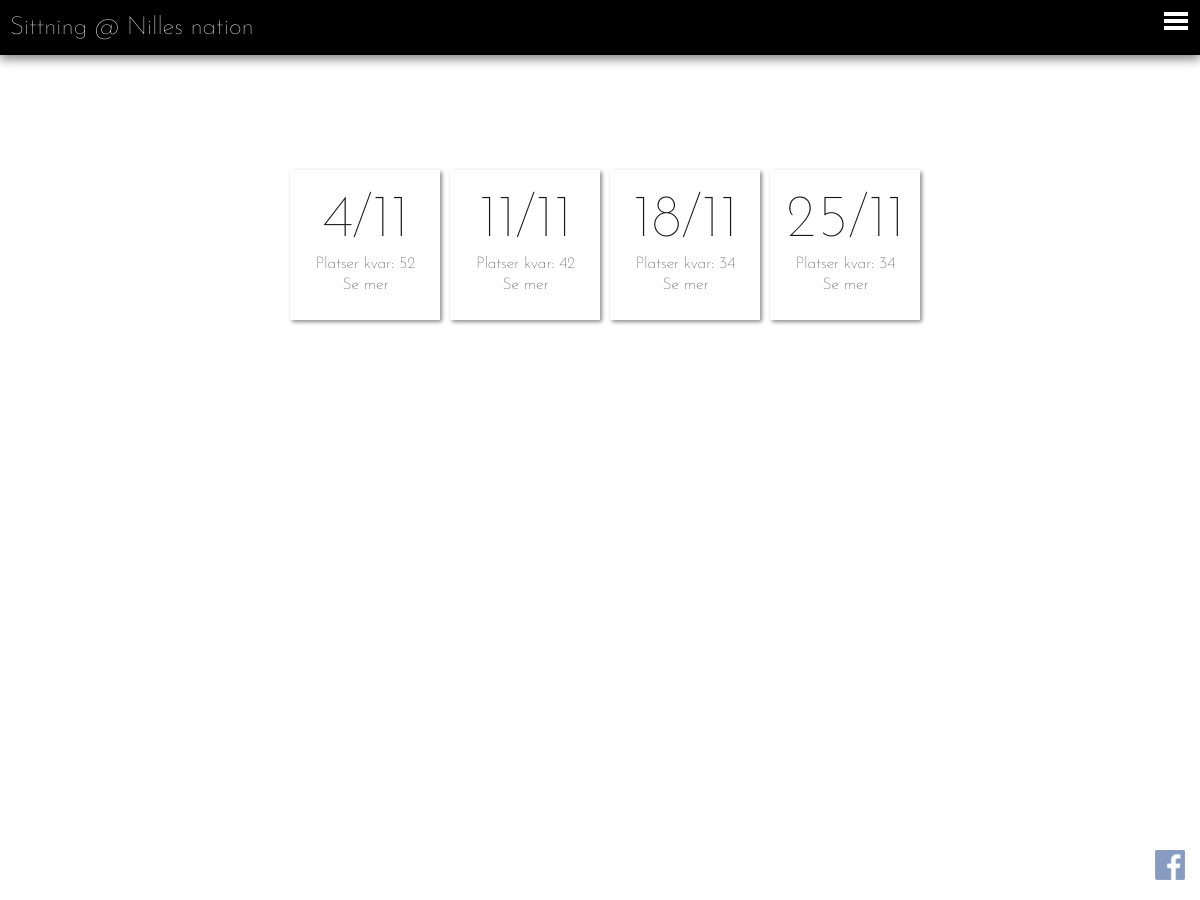
The page / on the database its author committed.
### tables this page shows
create table sitting (
	sittId 				integer auto_increment,
	sittDate			date not null,
	sittAppetiser		varchar(50),
	sittMain			varchar(50),
	sittDesert			varchar(50),
	sittPrelDeadline	date,
	sittPayDeadline		date,
	active				tinyint(1) DEFAULT 1,
	resName				varchar(30),
	spotsLeft			tinyint(1) DEFAULT 0,
	primary key(sittId),
	foreign key(resName) references restaurant(resName)
);

create table restaurant (
	resName			varchar(30),
	resNickname		varchar(30),
	resEmail		varchar(30),
	resHours		tinytext,
	resDeposit		integer,
	resPrice		integer,
	resSize			integer,
	resSummary		tinytext,
	primary key(resName)
);

### db/dbHandler.php (called while the page is built, shortened)
<?php
	require_once 'database.php';
	require_once 'dataConverter.php';
	class DatabaseHandler extends DataConverter {
		private $db;
		public function __construct() {
			$this->db = new Database(DB_SERVER, DB_USERNAME, DB_PASSWORD, DB_DATABASE);
		}
		public function connect(){
			$this->db->openConnection();
		}
		public function disconnect(){
			$this->db->closeConnection();
		}
		public function getRestaurant($name){
			$sql = "SELECT * FROM restaurant WHERE resName=?";
			$result = $this->db->executeQuery($sql, array($name));
			return $this->arrToRes($result[0]);
		}
		public function getSittings() {
			$sql = "SELECT * FROM sitting WHERE active = 1 AND sittDate >= CURRENT_DATE() ORDER BY sittDate";
			$result = $this->db->executeQuery($sql, array());
			return $this->arrarrSitting($result);
		}
	}
?>

### db/database.php (called while the page is built, shortened)
<?php
class Database {
  private $host;
  private $userName;
  private $password;
  private $database;
  private $conn;
  public function __construct($host, $userName, $password, $database) {
    $this->host = $host;
    $this->userName = $userName;
    $this->password = $password;
    $this->database = $database;
  }
  public function openConnection() {
    try {
      $this->conn = new PDO("mysql:host=$this->host;dbname=$this->database",
        $this->userName,  $this->password,
        array(PDO::MYSQL_ATTR_INIT_COMMAND => "SET NAMES utf8"));
      $this->conn->setAttribute(PDO::ATTR_ERRMODE, PDO::ERRMODE_EXCEPTION);
    } catch (PDOException $e) {
      $error = "Connection error: " . $e->getMessage();
      print $error . "<p>";
      unset($this->conn);
      return false;
    }
    return true;
  }
  public function closeConnection() {
    $this->conn = null;
  }
  public function isConnected() {
    return isset($this->conn);
  }
  public function executeQuery($query, $param = null) {
    try {
      $stmt = $this->conn->prepare($query);
      $stmt->execute($param);
      $result = $stmt->fetchAll();
    } catch (PDOException $e) {
      $error = "*** Internal error: " . $e->getMessage() . "<p>" . $query;
      die($error);
    }
    return $result;
  }
}
?>

### db/dataConverter.php (called while the page is built, shortened)
<?php
class DataConverter{
	 function arrToRes($arr){
		return (object) [
			'name' => $arr[0],
			'email' => $arr[1],
			'openhours' => $arr[2],
			'deposit' => $arr[3],
			'price' => $arr[4],
			'size' => $arr[5],
			'summary' => $arr[6]
		];
	}
	 function arrToSitting($arr){
		$s = (object)[
			'id' => $arr[0],
			'date' => $arr[1],
			'appetiser' => $arr[2],
			'main' => $arr[3],
			'desert' => $arr[4],
			'prelDay' => $arr[5],
			'payDay' => $arr[6],
			'spotsLeft' => $arr[9]
		];
		return $s;
	}
	function arrarrSitting($arr){
		$sittings = array();
		foreach ($arr as $key => $s) {
			$sitt = $this->arrToSitting($s);
			$sittings[] = $sitt;
		}
		return $sittings;
	}
}
?>

### init.php (called while the page is built, shortened)
<?php
	require_once 'db/dbHandler.php';
	$loggedIn = false;
	$resName = 'Nilles nation';
	$dbHandler = new DatabaseHandler();
	$restaurant = $dbHandler->getRestaurant($resName);
?>

### index.php (the view, shortened to what this page needs)
<?php
	require_once 'header.php';
 	$dbHandler = new DatabaseHandler();
	$sittings = $dbHandler->getSittings();
	function spotsLeftTextify($spotsLeft, $resSize){
		return "Platser kvar: " . $spotsLeft;
	}
 ?>
<div class="content">
	<div class="title">
	</div>
	<div class="event-grid">
		<?php
			foreach($sittings as $row => $s) {
				$date = date('j/n', strtotime($s->date));
				?>
					<div class="event-window" id="<?php echo $s->id; ?>">
					<a href="./sitting.php?sittId=<?php echo $s->id; ?>" class="event-window-link">
						<div class="width">
							<div class="event-window-date">
								<?php echo $date; ?>
							</div>
							<div class="event-window-spots">
								<?php echo spotsLeftTextify($s->spotsLeft, $restaurant->size);?>
							</div>
							<div class="event-window-button">
								 Se mer
							</div>
						</div>
					</a>
					</div>
		<?php } ?>
	</div>
</div>
<?php include 'footer.php'; ?>

### header.php (shortened to what this page needs)
<?php
	require_once 'init.php';
?>
<!doctype html>
<html>
	<head>
		<link rel="stylesheet" type="text/css" href="css/main.css" />
	</head>
	<body>

### footer.php (shortened to what this page needs)
	<?php if ($loggedIn): ?>
		<div class="fb-login">
			<img src="https://graph.facebook.com/<?php echo $fbid; ?>/picture" />
			<span><?php echo $fbFullname; ?></span>
			<br />
			<a href="facebook-login/logout.php">Logga ut</a>
		</div>
	<?php else : ?>
		<div class="fb-login">
			<img src="images/FB-logga.png" />
			<span class="login">Logga in</span>
		</div>
	<?php endif; ?>
	<div class="header">
		<a href="index.php">Sittning @ <?php echo $restaurant->name; ?></a>
		<button class="header-button" id="open-button" onclick="toggleSide()">Open Menu</button>
	</div>
	</body>
</html>

### css/main.css (style rules this page uses)
body { margin: 0; padding: 0; font-family: 'Josefin Sans', sans-serif; font-weight: 100; background-size: cover; background-position: 50% 50%; background-repeat: no-repeat; background-attachment: fixed; background-image: url("../images/table.jpg"); min-height: 100vw; min-height: 100vh; }
body .header { height: 55px; width: 100%; position: fixed; top: 0; background-color: black; -moz-box-shadow: 0px 4px 10px rgba(0, 0, 0, 0.5); -webkit-box-shadow: 0px 4px 10px rgba(0, 0, 0, 0.5); box-shadow: 0px 4px 10px rgba(0, 0, 0, 0.5); }
body .header a { color: white; font-size: 25px; line-height: 55px; text-decoration: none; display: inline-block; margin-left: 10px; }
body .header .header-button { position: fixed; z-index: 9000; right: 0px; top: 0px; padding: 0; width: 2.5em; height: 2.25em; border: none; text-indent: 2.5em; font-size: 1.5em; color: transparent; background: transparent; outline: none; -webkit-transition: all 0.3s ease-in-out; -moz-transition: all 0.3s ease-in-out; -o-transition: all 0.3s ease-in-out; transition: all 0.3s ease-in-out; }
body .header .header-button::before { position: absolute; top: 0.5em; right: 0.5em; bottom: 1.0em; left: 1.0em; background: linear-gradient(#FFFFFF 20%, transparent 20%, transparent 40%, #FFFFFF 40%, #FFFFFF 60%, transparent 60%, transparent 80%, #FFFFFF 80%); content: ''; }
body .fb-login { height: 30px; position: fixed; display: block; bottom: 20px; right: 50px; opacity: 0.6; -webkit-transition: all 0.3s ease-in-out; -moz-transition: all 0.3s ease-in-out; -o-transition: all 0.3s ease-in-out; transition: all 0.3s ease-in-out; font-size: 13px; text-align: right; }
body .fb-login img { position: absolute; right: -35px; top: 0; width: 30px; height: 30px; vertical-align: middle; }
body .fb-login span { color: white; }
body .fb-login span.login { line-height: 30px; }
body .content { margin-top: 100px; max-width: 712px; width: 90%; margin-left: auto; margin-right: auto; padding-bottom: 50px; }
body .content .title, body .content h2 { width: 90%; margin: 0 auto; text-align: center; font-size: 60px; color: white; font-weight: 100; }
body .content .event-grid { margin-left: auto; margin-right: auto; width: 90%; }
body .content .event-grid .event-window { opacity: 0.9; background-color: white; margin-left: 10px; margin-top: 10px; float: left; width: 150px; height: 150px; -moz-box-shadow: 2px 2px 4px rgba(0, 0, 0, 0.5); -webkit-box-shadow: 2px 2px 4px rgba(0, 0, 0, 0.5); box-shadow: 2px 2px 4px rgba(0, 0, 0, 0.5); text-align: center; position: relative; -webkit-transition: all 0.3s ease-in-out; -moz-transition: all 0.3s ease-in-out; -o-transition: all 0.3s ease-in-out; transition: all 0.3s ease-in-out; box-sizing: border-box; border: 1px solid white; }
body .content .event-grid .event-window .event-window-link { left: 0; top: 0; position: absolute; -webkit-transition: all 0.3s ease-in-out; -moz-transition: all 0.3s ease-in-out; -o-transition: all 0.3s ease-in-out; transition: all 0.3s ease-in-out; transform: scale(1); color: black; width: 100%; height: 100%; text-decoration: none; z-index: 0; }
body .content .event-grid .event-window .width { width: 150px; overflow: hidden; }
body .content .event-grid .event-window .width .event-window-date { margin-top: 20px; font-size: 60px; }
body .content .event-grid .event-window .width .event-window-spots { margin-top: 5px; }
body .content .event-grid .event-window .width .event-window-button { margin-top: 5px; }

### rows shown on the page
sitting: sittDate "4/11", spotsLeft.resPrice "Platser kvar: 52"
sitting: sittDate "11/11", spotsLeft.resPrice "Platser kvar: 42"
sitting: sittDate "18/11", spotsLeft.resPrice "Platser kvar: 34"
sitting: sittDate "25/11", spotsLeft.resPrice "Platser kvar: 34"
restaurant: resName "Nilles nation"
